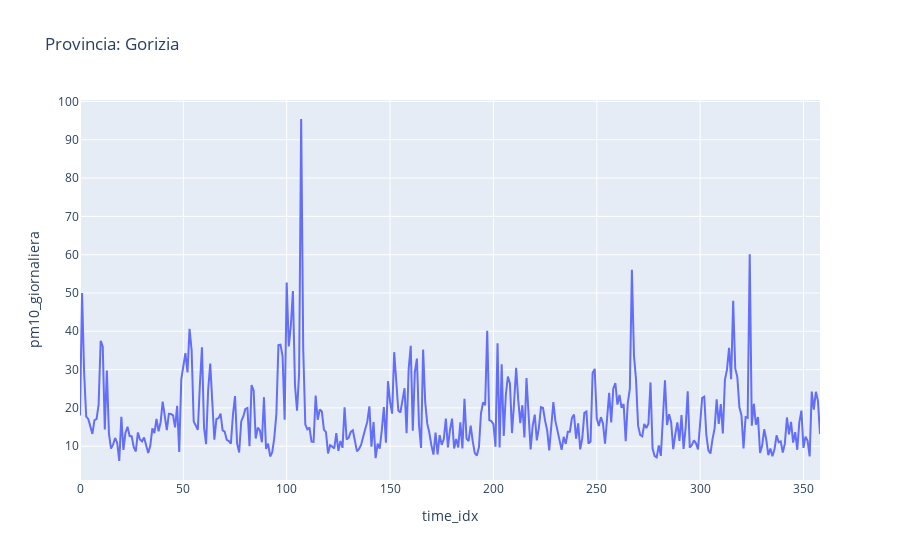
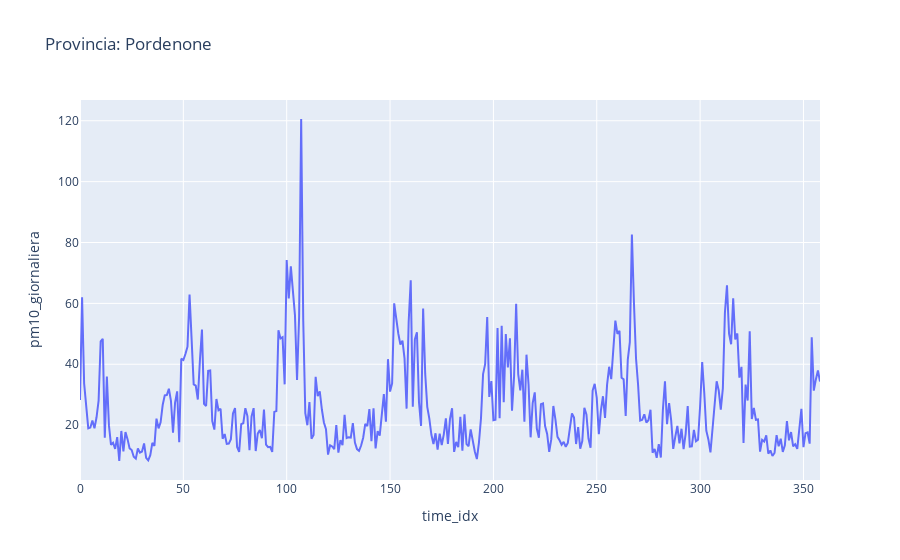
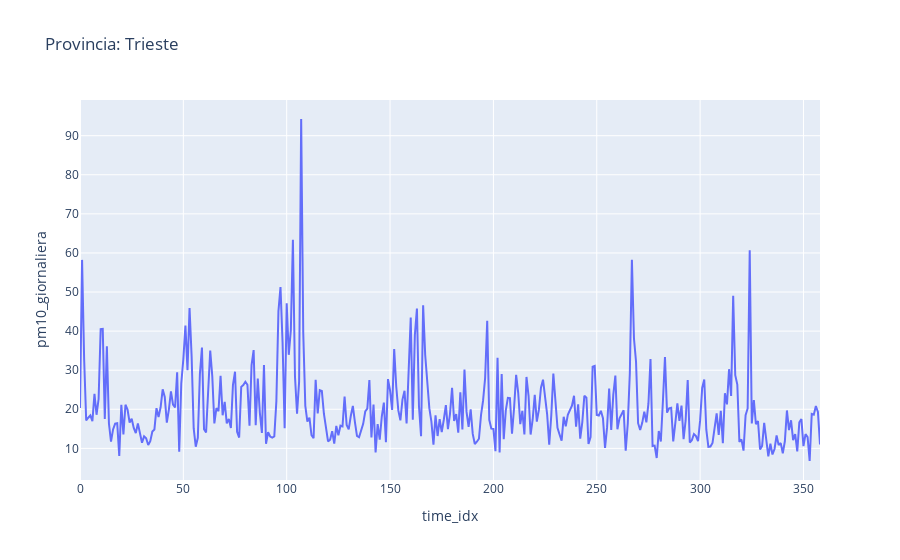
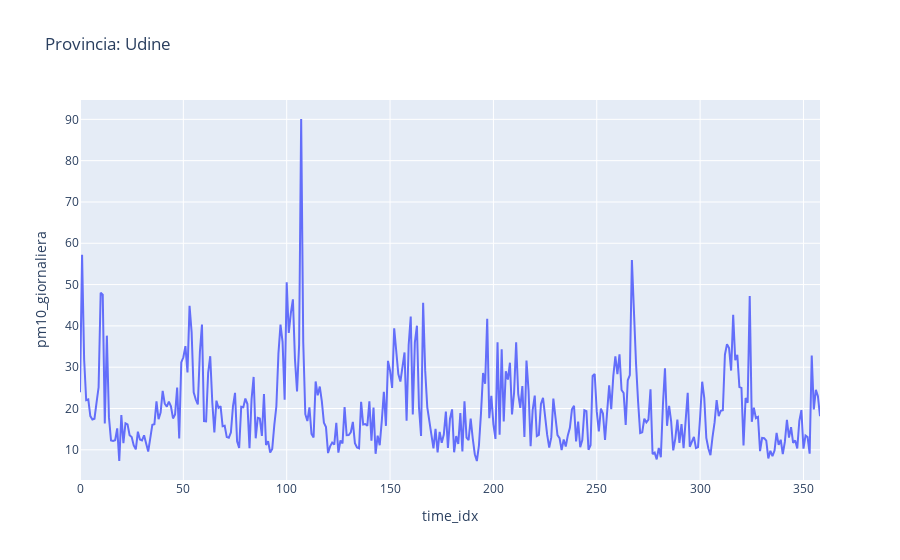

Source (notebook cell) for these figures, in order:
### Markdown cell above
## Visualizzazione delle serie temporali

### Code cell
import plotly.express as px
for provincia in list(df_settimanale["provincia"].unique()):
    plot_df = df_settimanale[df_settimanale["provincia"]==provincia][["time_idx","pm10_giornaliera"]]
    fig = px.line(plot_df, x="time_idx",y="pm10_giornaliera", title="Provincia: {}".format(provincia))
    fig.show()

### Figure 1 — Plotly figure (JSON) as saved in the notebook; plotly's stock layout.template omitted (floating-point values rounded to 4 significant figures; data arrays with more than 128 entries replaced by an {"elided": "..."} marker saying what was removed)
{"data": [{"hovertemplate": "time_idx=%{x}<br>pm10_giornaliera=%{y}<extra></extra>", "legendgroup": "", "line": {"color": "#636efa", "dash": "solid"}, "marker": {"symbol": "circle"}, "mode": "lines", "name": "", "orientation": "v", "showlegend": false, "type": "scatter", "x": {"elided": "359 int values"}, "xaxis": "x", "y": {"elided": "359 float values"}, "yaxis": "y"}], "layout": {"legend": {"tracegroupgap": 0}, "title": {"text": "Provincia: Gorizia"}, "xaxis": {"anchor": "y", "domain": [0, 1], "title": {"text": "time_idx"}}, "yaxis": {"anchor": "x", "domain": [0, 1], "title": {"text": "pm10_giornaliera"}}}}

### Figure 2 — Plotly figure (JSON) as saved in the notebook; plotly's stock layout.template omitted (floating-point values rounded to 4 significant figures; data arrays with more than 128 entries replaced by an {"elided": "..."} marker saying what was removed)
{"data": [{"hovertemplate": "time_idx=%{x}<br>pm10_giornaliera=%{y}<extra></extra>", "legendgroup": "", "line": {"color": "#636efa", "dash": "solid"}, "marker": {"symbol": "circle"}, "mode": "lines", "name": "", "orientation": "v", "showlegend": false, "type": "scatter", "x": {"elided": "359 int values"}, "xaxis": "x", "y": {"elided": "359 float values"}, "yaxis": "y"}], "layout": {"legend": {"tracegroupgap": 0}, "title": {"text": "Provincia: Pordenone"}, "xaxis": {"anchor": "y", "domain": [0, 1], "title": {"text": "time_idx"}}, "yaxis": {"anchor": "x", "domain": [0, 1], "title": {"text": "pm10_giornaliera"}}}}

### Figure 3 — Plotly figure (JSON) as saved in the notebook; plotly's stock layout.template omitted (floating-point values rounded to 4 significant figures; data arrays with more than 128 entries replaced by an {"elided": "..."} marker saying what was removed)
{"data": [{"hovertemplate": "time_idx=%{x}<br>pm10_giornaliera=%{y}<extra></extra>", "legendgroup": "", "line": {"color": "#636efa", "dash": "solid"}, "marker": {"symbol": "circle"}, "mode": "lines", "name": "", "orientation": "v", "showlegend": false, "type": "scatter", "x": {"elided": "359 int values"}, "xaxis": "x", "y": {"elided": "359 float values"}, "yaxis": "y"}], "layout": {"legend": {"tracegroupgap": 0}, "title": {"text": "Provincia: Trieste"}, "xaxis": {"anchor": "y", "domain": [0, 1], "title": {"text": "time_idx"}}, "yaxis": {"anchor": "x", "domain": [0, 1], "title": {"text": "pm10_giornaliera"}}}}

### Figure 4 — Plotly figure (JSON) as saved in the notebook; plotly's stock layout.template omitted (floating-point values rounded to 4 significant figures; data arrays with more than 128 entries replaced by an {"elided": "..."} marker saying what was removed)
{"data": [{"hovertemplate": "time_idx=%{x}<br>pm10_giornaliera=%{y}<extra></extra>", "legendgroup": "", "line": {"color": "#636efa", "dash": "solid"}, "marker": {"symbol": "circle"}, "mode": "lines", "name": "", "orientation": "v", "showlegend": false, "type": "scatter", "x": {"elided": "359 int values"}, "xaxis": "x", "y": {"elided": "359 float values"}, "yaxis": "y"}], "layout": {"legend": {"tracegroupgap": 0}, "title": {"text": "Provincia: Udine"}, "xaxis": {"anchor": "y", "domain": [0, 1], "title": {"text": "time_idx"}}, "yaxis": {"anchor": "x", "domain": [0, 1], "title": {"text": "pm10_giornaliera"}}}}
